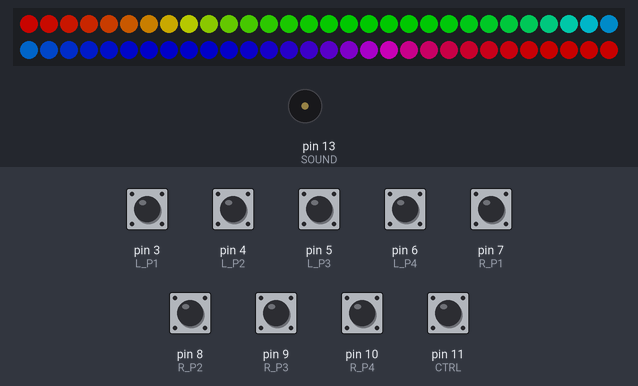
The sketch below on a simulated Arduino Uno, built with avr-gcc and run on an emulated ATmega328P. Parts: 60 RGB LEDs in strip order, left to right, continuing on the next row, buzzer (waves = sounding). The test bench sets the inputs (shaded band); at power-on: pin 3 (L_P1), pin 4 (L_P2), pin 5 (L_P3), pin 6 (L_P4), pin 7 (R_P1), pin 8 (R_P2), pin 9 (R_P3), pin 10 (R_P4), pin 11 (CTRL) HIGH. Dim RGB values are drawn brighter than linear.

Above: at 1.2 s.
1.3 s: pin 3 (L_P1) pulled LOW for 0.15 s
At 1.53 s:
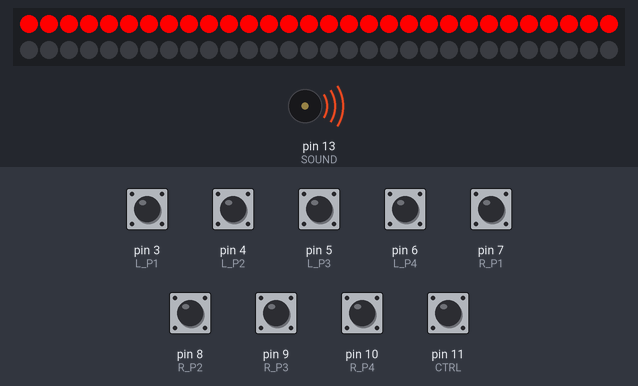
2.0 s: pin 11 (CTRL) pulled LOW for 0.15 s
At 2.13 s:
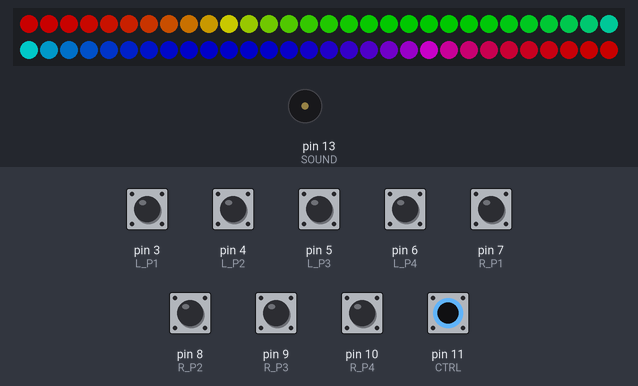
2.7 s: pin 4 (L_P2) pulled LOW for 0.15 s
At 2.88 s:
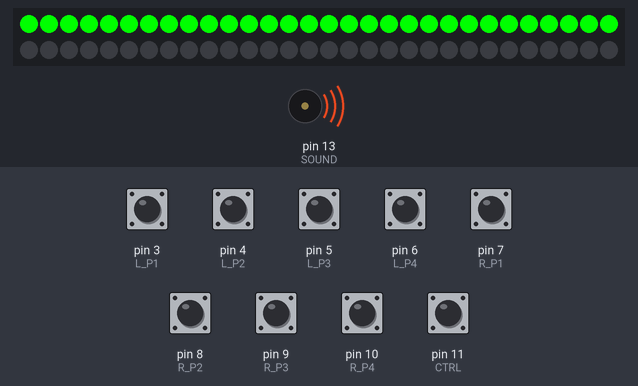
3.4 s: pin 11 (CTRL) pulled LOW for 1 s
5.0 s: pin 5 (L_P3) pulled LOW for 0.15 s
At 6.1 s:
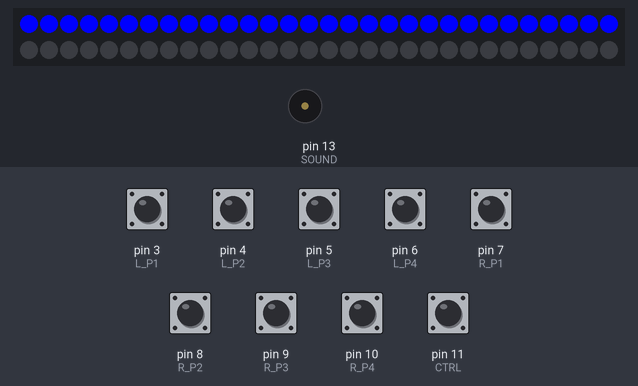
Timing chart, 0 to 6.7 s (numbered marks = the images above; inputs shaded):
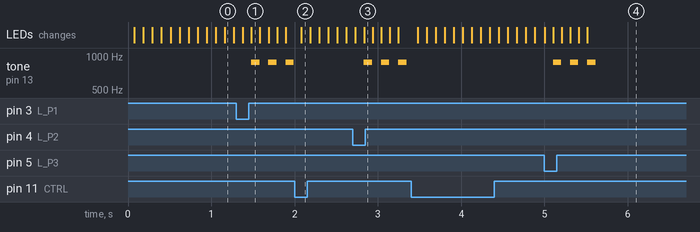

The sketch:

trivia_buzzers.ino
```cpp
#include <Adafruit_NeoPixel.h>

#define LED_PIN 2
#define LED_COUNT 60
#define SOUND 13

#define L_P1  3
#define L_P2  4
#define L_P3  5
#define L_P4  6
#define R_P1  7
#define R_P2  8
#define R_P3  9
#define R_P4  10
#define CTRL  11

Adafruit_NeoPixel strip(LED_COUNT, LED_PIN, NEO_GRB + NEO_KHZ800);

const uint32_t  P1_COLOR = strip.Color(255,0,0);
const uint32_t  P2_COLOR = strip.Color(0,255,0);
const uint32_t  P3_COLOR = strip.Color(0,0,255);
const uint32_t  P4_COLOR = strip.Color(255,255,255);

void setup() {
  strip.begin();           // INITIALIZE NeoPixel strip object (REQUIRED)
  strip.show();            // Turn OFF all pixels ASAP

  pinMode(L_P1,INPUT_PULLUP);
  pinMode(L_P2,INPUT_PULLUP);
  pinMode(L_P3,INPUT_PULLUP);
  pinMode(L_P4,INPUT_PULLUP);
  pinMode(R_P1,INPUT_PULLUP);
  pinMode(R_P2,INPUT_PULLUP);
  pinMode(R_P3,INPUT_PULLUP);
  pinMode(R_P4,INPUT_PULLUP);
  pinMode(CTRL,INPUT_PULLUP);
}

void loop() {
  int player = idleAnimation(30);
  showColor(player);
}

int idleAnimation(int wait){
  int pressed = CTRL;
  strip.setBrightness(100);
  while (pressed == CTRL){
    for(long firstPixelHue = 0; firstPixelHue < 5*65536; firstPixelHue += 256) {
      for(int i=0; i<strip.numPixels(); i++) {
        int pixelHue = firstPixelHue + (i * 65536L / strip.numPixels());
        strip.setPixelColor(i, strip.gamma32(strip.ColorHSV(pixelHue)));
      }
      strip.show(); // Update strip with new contents

      for(int i=0; i<wait; i++){
        if( digitalRead(L_P1) == LOW ){
          pressed = L_P1;
          goto end;
        } else if ( digitalRead(L_P2)== LOW ){
          pressed = L_P2;
          goto end;
        } else if ( digitalRead(L_P3)== LOW ){
          pressed = L_P3;
          goto end;
        } else if ( digitalRead(L_P4)== LOW ){
          pressed = L_P4;
          goto end;
        } else if ( digitalRead(R_P1)== LOW ){
          pressed = R_P1;
          goto end;
        } else if ( digitalRead(R_P2)== LOW ){
          pressed = R_P2;
          goto end;
        } else if ( digitalRead(R_P3)== LOW ){
          pressed = R_P3;
          goto end;
        } else if ( digitalRead(R_P4)== LOW ){
          pressed = R_P4;
          goto end;
        } else delay(1);
      }
    }
  }
  end: return pressed;
}

void showColor(int player){
  uint32_t color;
  int first;
  switch(player){
    case L_P1:
      color = P1_COLOR;
      first = 0;
      break;
    case L_P2:
      color = P2_COLOR;
      first = 0;
      break;
    case L_P3:
      color = P3_COLOR;
      first = 0;
      break;
    case L_P4:
      color = P4_COLOR;
      first = 0;
      break;
    case R_P1:
      color = P1_COLOR;
      first = strip.numPixels()/2;
      break;
    case R_P2:
      color = P2_COLOR;
      first = strip.numPixels()/2;
      break;
    case R_P3:
      color = P3_COLOR;
      first = strip.numPixels()/2;
      break;
    case R_P4:
      color = P4_COLOR;
      first = strip.numPixels()/2;
      break;
  }

  strip.clear();
  strip.setBrightness(255);
  strip.show();
  delay(100);
  tone(SOUND, 880, 100);
  strip.fill(color,first,strip.numPixels()/2);
  strip.show();
  delay(100);
  strip.clear();
  strip.show();
  delay(100);
  tone(SOUND, 880, 100);
  strip.fill(color,first,strip.numPixels()/2);
  strip.show();
  delay(100);
  strip.clear();
  strip.show();
  delay(100);
  tone(SOUND, 880, 100);
  strip.fill(color,first,strip.numPixels()/2);
  strip.show();

  while( digitalRead(CTRL) == HIGH )
    delay(5);
}
```

Measured:
- after the input at 1.3 s, tone on pin 13 (SOUND): alternates 880 Hz for 0.10 s and silent for 0.11 s, starting after 0.18 s; the LEDs: first change after 0.08 s (image 1 shows a later state)
- after the input at 2.0 s, the LEDs: change after 0.08 s (image 2)
- after the input at 2.7 s, tone on pin 13 (SOUND): alternates 880 Hz for 0.10 s and silent for 0.11 s, starting after 0.13 s; the LEDs: first change at once (image 3 shows a later state)
- after the input at 5.0 s, tone on pin 13 (SOUND): alternates 880 Hz for 0.10 s and silent for 0.11 s, 6 changes in all, then stays silent, starting after 0.10 s; the LEDs: first change at once (image 4 shows a later state)
